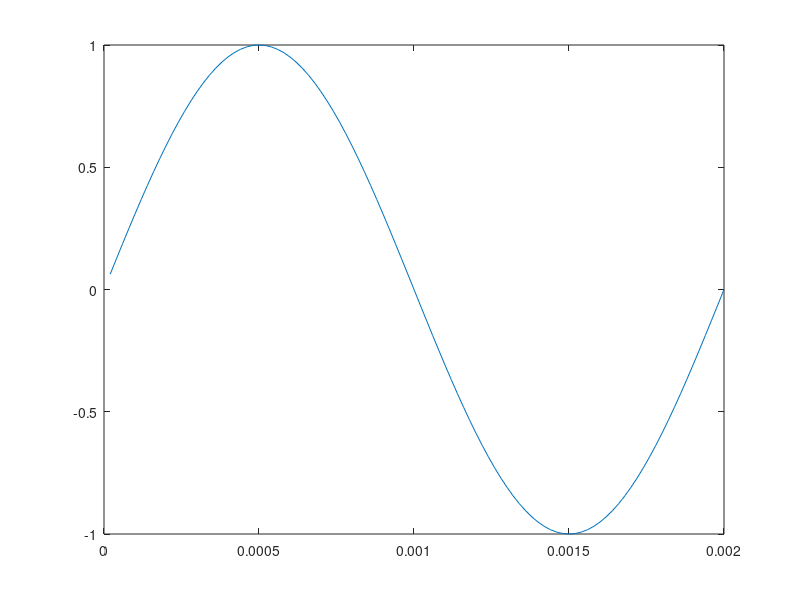

The MATLAB script that drew this image: (Note: this script raises an error after producing the figure.)
clc
clear all
close all
T=2/1000;
tstep=T/100;
x=@(t)(sin(2*pi*t/T))
t=tstep:tstep:T;
plot(t,x(t))
z=x(t);
[ACF,n]=conv_m(z,t,fliplr(z),-fliplr(t))
stem(ACF)

